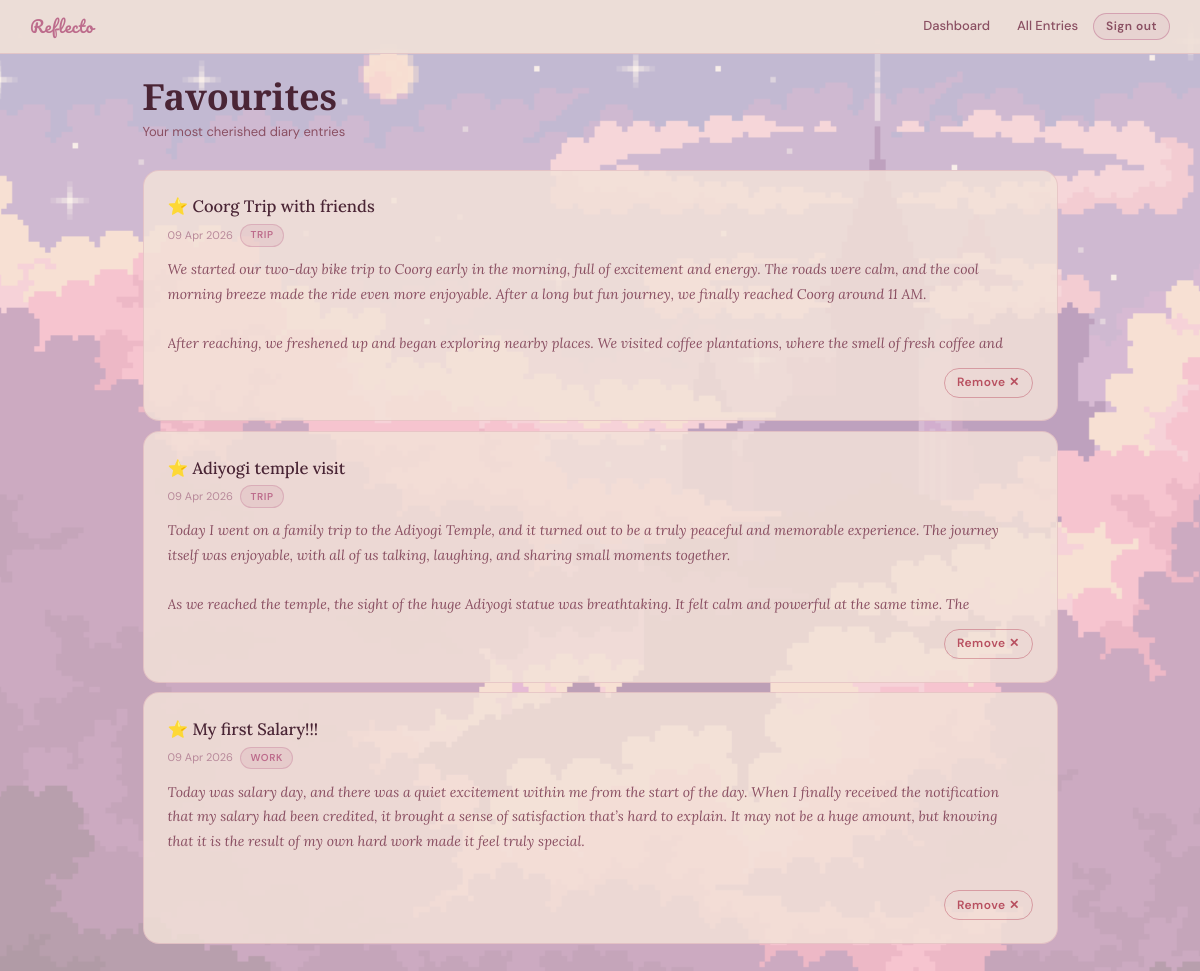
Page /favourites/ (signed in) on the committed database.
### diary/models.py (models this page shows, shortened)
class Entry(models.Model):
    user = models.ForeignKey(User, on_delete=models.CASCADE)
    title = models.CharField(max_length=600)
    content = models.TextField()
    category = models.ForeignKey(
        Category,
        on_delete=models.SET_NULL,
        null=True,
        blank=True
    )
    is_favourite = models.BooleanField(default=False)
    created_at = models.DateTimeField(auto_now_add=True)

class Category(models.Model):
    name = models.CharField(max_length=50)

### diary/views.py (the view)
# urls.py: path("favourites/", views.favourite_entries, name="favourites"),
@login_required
def favourite_entries(request):
    entries = Entry.objects.filter(is_favourite=True, user=request.user).order_by('-created_at')
    return render(request, "diary/favourites.html", {
        "entries": entries
    })

### diary/templates/diary/favourites.html (shortened to what this page needs)
{% extends "diary/base.html" %}
{% block body %}
<nav class="topnav">
  <a href="{% url 'home' %}" class="brand">Reflecto</a>
  <div class="nav-links">
    <a href="{% url 'dashboard' %}" class="nav-link">Dashboard</a>
    <a href="{% url 'view_entries' %}" class="nav-link">All Entries</a>
    <form method="post" action="{% url 'logout' %}" style="display:inline">
      {% csrf_token %}<button type="submit" class="btn btn-ghost btn-sm">Sign out</button>
    </form>
  </div>
</nav>
<div class="main-content">
  <div class="page-heading fade-in">
    <h1>Favourites</h1>
    <p class="sub">Your most cherished diary entries</p>
  </div>
  <div class="fav-grid fade-in-2">
    {% if entries %}
      {% for entry in entries %}
      <div class="fav-card">
        <div class="fav-title">⭐ {{ entry.title }}</div>
        <div class="entry-meta">
          <span>{{ entry.created_at|date:"d M Y" }}</span>
          {% if entry.category %}<span class="tag">{{ entry.category.name }}</span>{% endif %}
        </div>
        <div class="fav-content">{{ entry.content }}</div>
        <div class="fav-footer">
          <a href="{% url 'remove_favourite' entry.id %}" class="btn btn-danger btn-sm" onclick="return confirm('Remove from favourites?')">Remove ✕</a>
        </div>
      </div>
      {% endfor %}
    {% else %}
      <div class="empty-state">
        <h3>No favourites yet</h3>
        <p style="font-family:var(--font-ui); font-size:13px; margin-top:0.5rem;">Mark entries as favourite to find them here!</p>
        <a href="{% url 'view_entries' %}" class="btn btn-primary" style="margin-top:1.2rem;">Browse Entries</a>
      </div>
    {% endif %}
  </div>
</div>
{% endblock %}

### diary/templates/diary/favourites.html (style rules this page uses)
.fav-grid { display:flex; flex-direction:column; gap:0.65rem; }
.fav-card { background:var(--surface); border:1.5px solid var(--border); border-radius:var(--radius); padding:1.5rem 1.6rem; backdrop-filter:blur(14px); transition:border-color 0.2s, background 0.2s; }
.fav-title { font-family:var(--font-entry); font-size:1.1rem; font-weight:500; color:var(--text); margin-bottom:0.3rem; }
.fav-content { max-height:100px; overflow-y:auto; font-family:var(--font-entry); font-size:14px; color:var(--text-muted); line-height:1.75; white-space:pre-wrap; margin:0.7rem 0; padding-right:0.5rem; font-style:italic; }
.fav-footer { display:flex; justify-content:flex-end; margin-top:0.5rem; }

### rows in the picture
Entry: title "Coorg Trip with friends", created_at "09 Apr 2026", category.name "TRIP", content "We started our two-day bike trip to Coorg early in the morning, full of excitement and energy. The roads were calm, and the cool morning breeze made the ride even more enjoyable. After a long but fun journey, we finally reached Coorg around 11 AM. After reaching, we freshened up and began exploring nearby places. We visited coffee plantations, where the smell of fresh coffee and…"
Entry: title "Adiyogi temple visit", created_at "09 Apr 2026", category.name "TRIP", content "Today I went on a family trip to the Adiyogi Temple, and it turned out to be a truly peaceful and memorable experience. The journey itself was enjoyable, with all of us talking, laughing, and sharing small moments together. As we reached the temple, the sight of the huge Adiyogi statue was breathtaking. It felt calm and powerful at the same time. The…"
Entry: title "My first Salary!!!", created_at "09 Apr 2026", category.name "WORK", content "Today was salary day, and there was a quiet excitement within me from the start of the day. When I finally received the notification that my salary had been credited, it brought a sense of satisfaction that’s hard to explain. It may not be a huge amount, but knowing that it is the result of my own hard work made it feel truly special.…"
